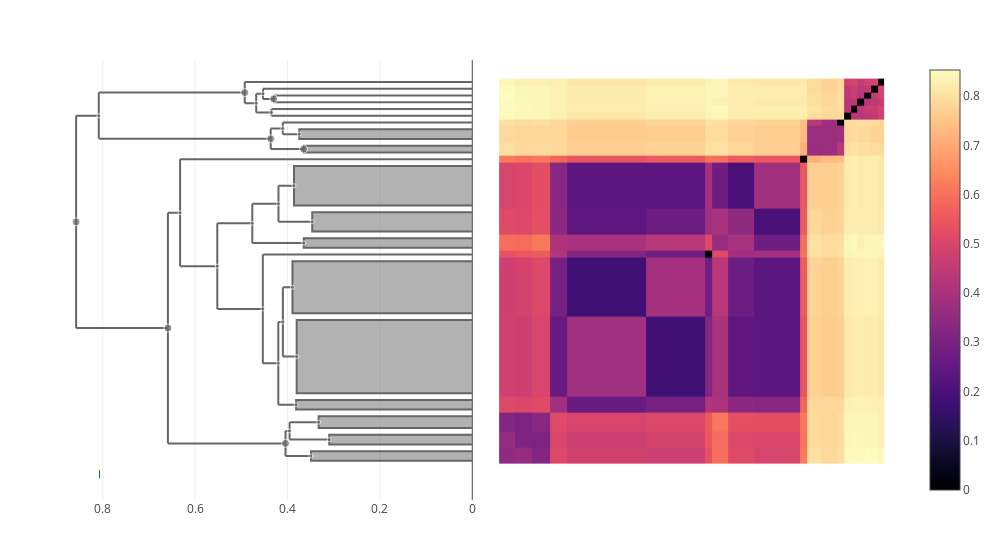

Notebook code cell kept with this figure:
### Markdown cell above
### coli

### Code cell
let taxon = "coli"
    trees[taxon] = cluster_annotate(cdata, taxon)
    plot(clustermap(cdata, trees[taxon]))
end

### Figure 1 — Plotly figure (JSON) as saved in the notebook; plotly's stock layout.template omitted (floating-point values rounded to 4 significant figures; data arrays with more than 128 entries replaced by an {"elided": "..."} marker saying what was removed)
{"data": [{"colorscale": {"elided": "256x2 mixed values"}, "type": "heatmap", "x": [0.5, 2.914, 5.328, 8.06, 10.47, 22.29, 30.97, 31.97, 34.39, 38.22, 45.05, 46.05, 48.05, 50.46, 51.46, 52.46, 53.46, 54.46, 55.46, 56.46, 57.46], "y": [0.5, 2.914, 5.328, 8.06, 10.47, 22.29, 30.97, 31.97, 34.39, 38.22, 45.05, 46.05, 48.05, 50.46, 51.46, 52.46, 53.46, 54.46, 55.46, 56.46, 57.46], "z": {"elided": "20x20 float values"}}, {"fill": "toself", "hoverinfo": "skip", "line": {"color": "#666666"}, "mode": "lines", "showlegend": false, "type": "scatter", "x": [0, 0.3893, 0.3893, 0], "xaxis": "x2", "y": [22.79, 22.79, 30.47, 30.47], "yaxis": "y"}, {"hoverinfo": "skip", "line": {"color": "#666666"}, "mode": "lines", "showlegend": false, "type": "scatter", "x": [0.4044, 0.4044, null, 0.4044, 0.3493, null, 0.4044, 0.3956, null], "xaxis": "x2", "y": [1.707, 5.408, null, 1.707, 1.707, null, 5.408, 5.408, null], "yaxis": "y"}, {"hoverinfo": "skip", "line": {"color": "#666666"}, "mode": "lines", "showlegend": false, "type": "scatter", "x": [0.4535, 0.4535, null, 0.4535, 0.42, null, 0.4535, 0, null], "xaxis": "x2", "y": [15.39, 31.47, null, 15.39, 15.39, null, 31.47, 31.47, null], "yaxis": "y"}, {"hoverinfo": "skip", "line": {"color": "#666666"}, "mode": "lines", "showlegend": false, "type": "scatter", "x": [0.4298, 0.4298, null, 0.4298, 0, null, 0.4298, 0, null], "xaxis": "x2", "y": [53.96, 54.96, null, 53.96, 53.96, null, 54.96, 54.96, null], "yaxis": "y"}, {"fill": "toself", "hoverinfo": "skip", "line": {"color": "#666666"}, "mode": "lines", "showlegend": false, "type": "scatter", "x": [0, 0.3803, 0.3803, 0], "xaxis": "x2", "y": [10.97, 10.97, 21.79, 21.79], "yaxis": "y"}, {"hoverinfo": "skip", "line": {"color": "#666666"}, "mode": "lines", "showlegend": false, "type": "scatter", "x": [0.4763, 0.4763, null, 0.4763, 0.3648, null, 0.4763, 0.4196, null], "xaxis": "x2", "y": [33.18, 38.97, null, 33.18, 33.18, null, 38.97, 38.97, null], "yaxis": "y"}, {"hoverinfo": "skip", "line": {"color": "#666666"}, "mode": "lines", "showlegend": false, "type": "scatter", "x": [0.4348, 0.4348, null, 0.4348, 0, null, 0.4348, 0, null], "xaxis": "x2", "y": [51.96, 52.96, null, 51.96, 51.96, null, 52.96, 52.96, null], "yaxis": "y"}, {"fill": "toself", "hoverinfo": "skip", "line": {"color": "#666666"}, "mode": "lines", "showlegend": false, "type": "scatter", "x": [0, 0.3654, 0.3654, 0], "xaxis": "x2", "y": [46.55, 46.55, 47.55, 47.55], "yaxis": "y"}, {"fill": "toself", "hoverinfo": "skip", "line": {"color": "#666666"}, "mode": "lines", "showlegend": false, "type": "scatter", "x": [0, 0.3493, 0.3493, 0], "xaxis": "x2", "y": [1, 1, 2.414, 2.414], "yaxis": "y"}, {"hoverinfo": "skip", "line": {"color": "#666666"}, "mode": "lines", "showlegend": false, "type": "scatter", "x": [0.41, 0.41, null, 0.41, 0.3803, null, 0.41, 0.3893, null], "xaxis": "x2", "y": [16.38, 26.63, null, 16.38, 16.38, null, 26.63, 26.63, null], "yaxis": "y"}, {"hoverinfo": "skip", "line": {"color": "#666666"}, "mode": "lines", "showlegend": false, "type": "scatter", "x": [0.552, 0.552, null, 0.552, 0.4535, null, 0.552, 0.4763, null], "xaxis": "x2", "y": [23.43, 36.07, null, 23.43, 23.43, null, 36.07, 36.07, null], "yaxis": "y"}, {"fill": "toself", "hoverinfo": "skip", "line": {"color": "#666666"}, "mode": "lines", "showlegend": false, "type": "scatter", "x": [0, 0.3098, 0.3098, 0], "xaxis": "x2", "y": [3.414, 3.414, 4.828, 4.828], "yaxis": "y"}, {"fill": "toself", "hoverinfo": "skip", "line": {"color": "#666666"}, "mode": "lines", "showlegend": false, "type": "scatter", "x": [0, 0.3327, 0.3327, 0], "xaxis": "x2", "y": [5.828, 5.828, 7.56, 7.56], "yaxis": "y"}, {"fill": "toself", "hoverinfo": "skip", "line": {"color": "#666666"}, "mode": "lines", "showlegend": false, "type": "scatter", "x": [0, 0.3648, 0.3648, 0], "xaxis": "x2", "y": [32.47, 32.47, 33.89, 33.89], "yaxis": "y"}, {"hoverinfo": "skip", "line": {"color": "#666666"}, "mode": "lines", "showlegend": false, "type": "scatter", "x": [0.8577, 0.8577, null, 0.8577, 0.659, null, 0.8577, 0.8087, null], "xaxis": "x2", "y": [20.6, 51.99, null, 20.6, 20.6, null, 51.99, 51.99, null], "yaxis": "y"}, {"hoverinfo": "skip", "line": {"color": "#666666"}, "mode": "lines", "showlegend": false, "type": "scatter", "x": [0.6326, 0.6326, null, 0.6326, 0.552, null, 0.6326, 0, null], "xaxis": "x2", "y": [29.75, 45.55, null, 29.75, 29.75, null, 45.55, 45.55, null], "yaxis": "y"}, {"hoverinfo": "skip", "line": {"color": "#666666"}, "mode": "lines", "showlegend": false, "type": "scatter", "x": [0.4196, 0.4196, null, 0.4196, 0.3465, null, 0.4196, 0.386, null], "xaxis": "x2", "y": [36.3, 41.63, null, 36.3, 36.3, null, 41.63, 41.63, null], "yaxis": "y"}, {"hoverinfo": "skip", "line": {"color": "#666666"}, "mode": "lines", "showlegend": false, "type": "scatter", "x": [0.3956, 0.3956, null, 0.3956, 0.3098, null, 0.3956, 0.3327, null], "xaxis": "x2", "y": [4.121, 6.694, null, 4.121, 4.121, null, 6.694, 6.694, null], "yaxis": "y"}, {"hoverinfo": "skip", "line": {"color": "#666666"}, "mode": "lines", "showlegend": false, "type": "scatter", "x": [0.4103, 0.4103, null, 0.4103, 0.3746, null, 0.4103, 0, null], "xaxis": "x2", "y": [49.25, 50.96, null, 49.25, 49.25, null, 50.96, 50.96, null], "yaxis": "y"}, {"fill": "toself", "hoverinfo": "skip", "line": {"color": "#666666"}, "mode": "lines", "showlegend": false, "type": "scatter", "x": [0, 0.3814, 0.3814, 0], "xaxis": "x2", "y": [8.56, 8.56, 9.975, 9.975], "yaxis": "y"}, {"hoverinfo": "skip", "line": {"color": "#666666"}, "mode": "lines", "showlegend": false, "type": "scatter", "x": [0.8087, 0.8087, null, 0.8087, 0.4364, null, 0.8087, 0.4926, null], "xaxis": "x2", "y": [48.58, 55.4, null, 48.58, 48.58, null, 55.4, 55.4, null], "yaxis": "y"}, {"fill": "toself", "hoverinfo": "skip", "line": {"color": "#666666"}, "mode": "lines", "showlegend": false, "type": "scatter", "x": [0, 0.3465, 0.3465, 0], "xaxis": "x2", "y": [34.89, 34.89, 37.72, 37.72], "yaxis": "y"}, {"hoverinfo": "skip", "line": {"color": "#666666"}, "mode": "lines", "showlegend": false, "type": "scatter", "x": [0.4364, 0.4364, null, 0.4364, 0.3654, null, 0.4364, 0.4103, null], "xaxis": "x2", "y": [47.05, 50.11, null, 47.05, 47.05, null, 50.11, 50.11, null], "yaxis": "y"}, {"hoverinfo": "skip", "line": {"color": "#666666"}, "mode": "lines", "showlegend": false, "type": "scatter", "x": [0.4926, 0.4926, null, 0.4926, 0.4678, null, 0.4926, 0, null], "xaxis": "x2", "y": [53.84, 56.96, null, 53.84, 53.84, null, 56.96, 56.96, null], "yaxis": "y"}, {"hoverinfo": "skip", "line": {"color": "#666666"}, "mode": "lines", "showlegend": false, "type": "scatter", "x": [0.4678, 0.4678, null, 0.4678, 0.4348, null, 0.4678, 0.4531, null], "xaxis": "x2", "y": [52.46, 55.21, null, 52.46, 52.46, null, 55.21, 55.21, null], "yaxis": "y"}, {"hoverinfo": "skip", "line": {"color": "#666666"}, "mode": "lines", "showlegend": false, "type": "scatter", "x": [0.4531, 0.4531, null, 0.4531, 0.4298, null, 0.4531, 0, null], "xaxis": "x2", "y": [54.46, 55.96, null, 54.46, 54.46, null, 55.96, 55.96, null], "yaxis": "y"}, {"hoverinfo": "skip", "line": {"color": "#666666"}, "mode": "lines", "showlegend": false, "type": "scatter", "x": [0.42, 0.42, null, 0.42, 0.3814, null, 0.42, 0.41, null], "xaxis": "x2", "y": [9.268, 21.51, null, 9.268, 9.268, null, 21.51, 21.51, null], "yaxis": "y"}, {"hoverinfo": "skip", "line": {"color": "#666666"}, "mode": "lines", "showlegend": false, "type": "scatter", "x": [0.659, 0.659, null, 0.659, 0.4044, null, 0.659, 0.6326, null], "xaxis": "x2", "y": [3.557, 37.65, null, 3.557, 3.557, null, 37.65, 37.65, null], "yaxis": "y"}, {"fill": "toself", "hoverinfo": "skip", "line": {"color": "#666666"}, "mode": "lines", "showlegend": false, "type": "scatter", "x": [0, 0.386, 0.386, 0], "xaxis": "x2", "y": [38.72, 38.72, 44.55, 44.55], "yaxis": "y"}, {"fill": "toself", "hoverinfo": "skip", "line": {"color": "#666666"}, "mode": "lines", "showlegend": false, "type": "scatter", "x": [0, 0.3746, 0.3746, 0], "xaxis": "x2", "y": [48.55, 48.55, 49.96, 49.96], "yaxis": "y"}, {"customdata": [[484, 60], [486, 10], [495, 182], [491, 2], [481, 118], [497, 47], [492, 2], [478, 2], [473, 3], [487, 178], [499, 229], [457, 3], [466, 4], [477, 3], [503, 252], [500, 230], [489, 44], [485, 7], [488, 4], [482, 3], [502, 12], [472, 9], [493, 6], [498, 6], [496, 5], [494, 3], [490, 181], [501, 240], [483, 35], [480, 3]], "hovertemplate": "ID: %{customdata[0]}<br>\nHeight: %{x:.3f}<br>\nGenome count: %{customdata[1]}\n\n<extra></extra>", "marker": {"color": "#666666", "size": [4, 8, 4, 8, 4, 4, 4, 8, 4, 4, 4, 4, 4, 4, 8, 4, 4, 4, 4, 4, 4, 4, 8, 8, 4, 4, 4, 8, 4, 4]}, "mode": "markers", "showlegend": false, "type": "scatter", "x": [0.3893, 0.4044, 0.4535, 0.4298, 0.3803, 0.4763, 0.4348, 0.3654, 0.3493, 0.41, 0.552, 0.3098, 0.3327, 0.3648, 0.8577, 0.6326, 0.4196, 0.3956, 0.4103, 0.3814, 0.8087, 0.3465, 0.4364, 0.4926, 0.4678, 0.4531, 0.42, 0.659, 0.386, 0.3746], "xaxis": "x2", "y": [26.63, 3.557, 23.43, 54.46, 16.38, 36.07, 52.46, 47.05, 1.707, 21.51, 29.75, 4.121, 6.694, 33.18, 36.3, 37.65, 38.97, 5.408, 50.11, 9.268, 51.99, 36.3, 48.58, 55.4, 53.84, 55.21, 15.39, 20.6, 41.63, 49.25], "yaxis": "y"}, {"hovertemplate": "%{text} <br>\n%{x}\n<extra></extra>\n", "marker": {"color": "green", "line": {"color": "green", "width": 1}, "symbol": "line-ns"}, "mode": "markers", "text": ["jejuni"], "type": "scatter", "x": [0.8069], "xaxis": "x2", "y": [-1, -1]}], "layout": {"height": 550, "hovermode": "closest", "margin": {"b": 50, "l": 50, "r": 50, "t": 60}, "showlegend": false, "width": 1000, "xaxis": {"domain": [0.505, 1], "scaleanchor": "y", "visible": false}, "xaxis2": {"autorange": "reversed", "domain": [0, 0.495], "rangemode": "nonnegative", "showspikes": true, "spikedash": "solid", "spikemode": "across", "spikethickness": 1}, "yaxis": {"scaleanchor": "x", "visible": false}}}
